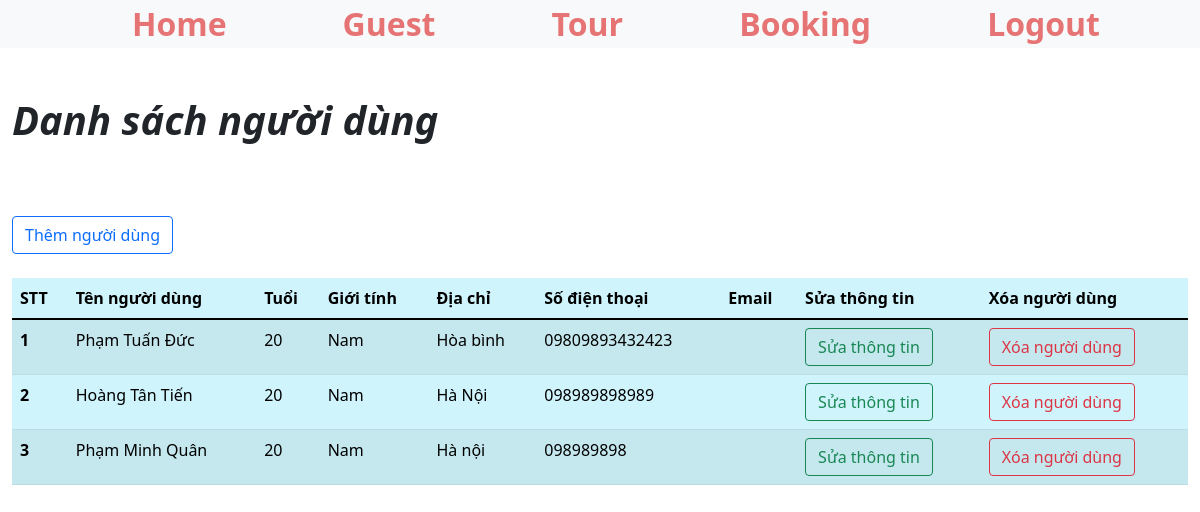
Before: /admin/mana_guest.php with the older database file.
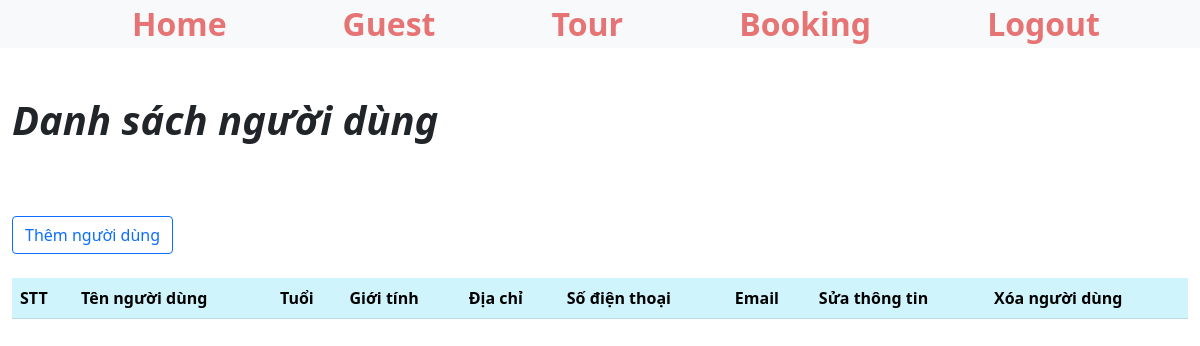
After: the same page with the newer database file.
### tables this page shows
CREATE TABLE `user` (
  `guest_id` int(11) NOT NULL,
  `guest_name` varchar(100) NOT NULL,
  `guest_age` int(100) NOT NULL,
  `guest_gender` varchar(10) NOT NULL,
  `guest_address` varchar(100) NOT NULL,
  `guest_phone` varchar(100) NOT NULL,
  `guest_email` varchar(100) NOT NULL,
  `guest_username` varchar(100) NOT NULL,
  `guest_password` varchar(16) NOT NULL
);

### admin/mana_guest.php (the view, shortened to what this page needs)
<?php
include('../config/adminheader.php');
include('../config/constant.php')
?>
 <section class="text-center bg-light">
        <div class="container  ">
            <ul class="d-flex justify-content-around">
                    <li class="fs-2 fw-bold "><a  href="index.php" class="menu-text">Home</a></li>
                    <li class="fs-2 fw-bold "><a  href="mana_guest.php" class="menu-text">Guest</a></li>
                    <li class="fs-2 fw-bold "><a  href="mana_tour.php" class="menu-text">Tour</a></li>
                    <li class="fs-2 fw-bold "><a  href="mana_bookingtour.php" class="menu-text">Booking</a></li>
                    <li class="fs-2 fw-bold "><a  href="logout.php" class="menu-text">Logout</a></li>
            </ul>
        </div>
    </section>
<div class="container-fluid ">
    <h1 class="fw-bold my-5 fst-italic"> Danh sách người dùng </h1>
    <br>
    <a href="add_guest.php" class=" btn btn-outline-primary">Thêm người dùng</a>
    <table class="table table-info table-striped mt-4">
  <thead>
    <tr>
      <th scope="col">STT</th>
      <th scope="col">Tên người dùng</th>
      <th scope="col">Tuổi</th>
      <th scope="col">Giới tính</th>
      <th scope="col">Địa chỉ</th>
      <th scope="col">Số điện thoại</th>
      <th scope="col">Email</th>
      <th scope="col">Sửa thông tin</th>
      <th scope="col">Xóa người dùng</th>
    </tr>
  </thead>
  <tbody>
  <?php
  $sql ="SELECT * FROM user";
  $result = mysqli_query($conn,$sql);
  if(mysqli_num_rows($result)>0){
      $i = 1;
      while($row = mysqli_fetch_assoc($result)){
  ?>
    <tr>
      <th scope="row"><?php echo $i ?></th>
      <td><?php echo $row['guest_name']; ?></td>
      <td><?php echo $row['guest_age']; ?></td>
      <td><?php echo $row['guest_gender']; ?></td>
      <td><?php echo $row['guest_address']; ?></td>
      <td><?php echo $row['guest_phone']; ?></td>
      <td><?php echo $row['guest_emai']; ?></td>
      <td><a href="edit_guest.php?guest_id=<?php echo $row['guest_id']; ?> " class="btn btn-outline-success"> Sửa thông tin </a></td>
      <td><a href="delete_guest.php?guest_id=<?php echo $row['guest_id']; ?> " class="btn btn-outline-danger"> Xóa người dùng </a></td>
    </tr>
    <?php
    $i++;
      }
    }
    ?>
  </tbody>
</table>
</div>
<?php
include('../config/adminfooter.php')
?>

### config/adminheader.php (shortened to what this page needs)
<!doctype html>
<html lang="en">
  <head>
    <link href="https://cdn.jsdelivr.net/npm/bootstrap@5.1.3/dist/css/bootstrap.min.css" rel="stylesheet">
    <link rel="stylesheet" href="https://cdnjs.cloudflare.com/ajax/libs/font-awesome/6.0.0-beta2/css/all.min.css" />
    <link rel="stylesheet" href="../css/admin.css">
  </head>
  <body >

### config/adminfooter.php (shortened to what this page needs)
  </body>
</html>

### css/admin.css (style rules this page uses)
a { text-decoration: none; }
ul li { list-style-type: none; }
.menu-text { color: rgb(230, 116, 116) !important; }

Changed rows visible on the page:
removed user: guest_name "Phạm Tuấn Đức", guest_age "20", guest_gender "Nam", guest_address "Hòa bình", guest_phone "09809893432423"
removed user: guest_name "Hoàng Tân Tiến", guest_age "20", guest_gender "Nam", guest_address "Hà Nội", guest_phone "098989898989"
removed user: guest_name "Phạm Minh Quân", guest_age "20", guest_gender "Nam", guest_address "Hà nội", guest_phone "098989898"
